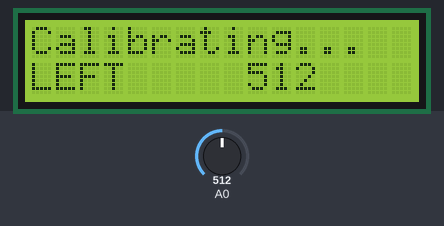
Recording of a sketch running on a simulated Arduino Uno, built with avr-gcc and run on an emulated ATmega328P. Shown: 16×2 character LCD. Inputs (shaded band) come from the test bench; at power-on: A0 = 512.

Above: at 1.2 s.
1.3 s: A0 set to 440
At 2.5 s:
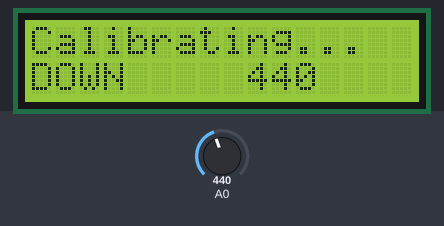
2.8 s: A0 set to 240
At 3.8 s:
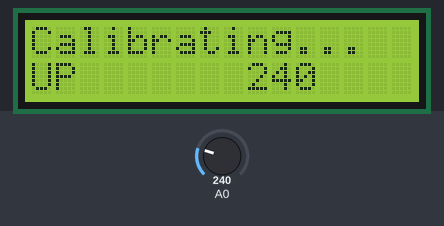
4.3 s: A0 set to 40
At 4.9 s:
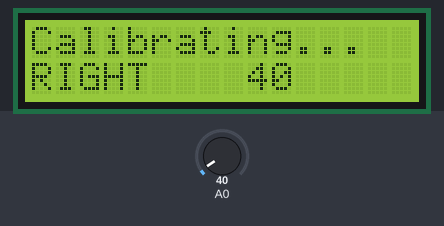
5.8 s: A0 set to 660
At 7.0 s:
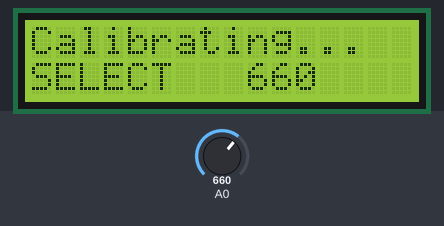
7.3 s: A0 set to 900
At 8.3 s:
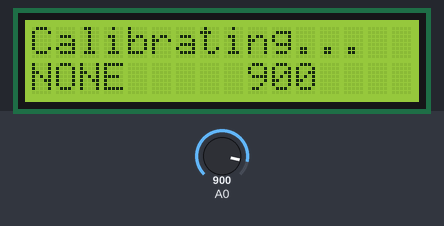
Timing chart, 0 to 9.8 s (numbered marks = the images above; inputs shaded):
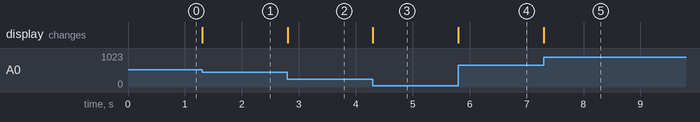

The sketch:

Calibrate.ino
```cpp
//Sample using LiquidCrystal library
#include <LiquidCrystal.h>

/*******************************************************
This program will test the LCD panel and the buttons
Mark Bramwell, July 2010
http://www.dfrobot.com/wiki/index.php?title=Arduino_LCD_KeyPad_Shield_(SKU:_DFR0009)
********************************************************/

// select the pins used on the LCD panel
LiquidCrystal lcd(8, 9, 4, 5, 6, 7);

// define some values used by the panel and buttons
#define btnRIGHT  0
#define btnUP     1
#define btnDOWN   2
#define btnLEFT   3
#define btnSELECT 4
#define btnNONE   5

// read the buttons
int key_val_to_btn(int adc_key_in)
{
  adc_key_in = analogRead(0);      // read the value from the sensor
  if (adc_key_in > 1000) return btnNONE; // We make this the 1st option for speed reasons since it will be the most likely result
  if (adc_key_in < 50)   return btnRIGHT;
  if (adc_key_in < 250)  return btnUP;
  if (adc_key_in < 450)  return btnDOWN;
  if (adc_key_in < 650)  return btnLEFT;
  if (adc_key_in < 850)  return btnSELECT;

  return btnNONE;  // when all others fail, return this...
}

void setup()
{
 lcd.begin(16, 2);
 lcd.setCursor(0,0);
 lcd.print("Calibrating...");
}

void loop()
{
  int key_val = analogRead(0);   // Read the keypad
  lcd.setCursor(9,1);            // move cursor to second line "1" and 9 spaces over
  lcd.print(key_val);            // display seconds elapsed since power-up
  lcd.print("    ");              // blanks to erase the rest of the line

  lcd.setCursor(0,1);            // move to the begining of the second line
  int lcd_key = key_val_to_btn(key_val);  // read the buttons

  switch (lcd_key)               // depending on which button was pushed, we perform an action
  {
    case btnRIGHT:
    {
      lcd.print("RIGHT ");
      break;
    }
    case btnLEFT:
    {
      lcd.print("LEFT   ");
      break;
    }
    case btnUP:
    {
      lcd.print("UP    ");
      break;
    }
    case btnDOWN:
    {
      lcd.print("DOWN  ");
      break;
    }
    case btnSELECT:
    {
      lcd.print("SELECT");
      break;
    }
    case btnNONE:
    {
      lcd.print("NONE  ");
      break;
    }
  }
}
```

Measured:
- after the input at 1.3 s, the display: first changes at once (image 1 shows a later state)
- after the input at 2.8 s, the display: changes at once (image 2)
- after the input at 4.3 s, the display: changes at once (image 3)
- after the input at 5.8 s, the display: first changes at once (image 4 shows a later state)
- after the input at 7.3 s, the display: first changes at once (image 5 shows a later state)
